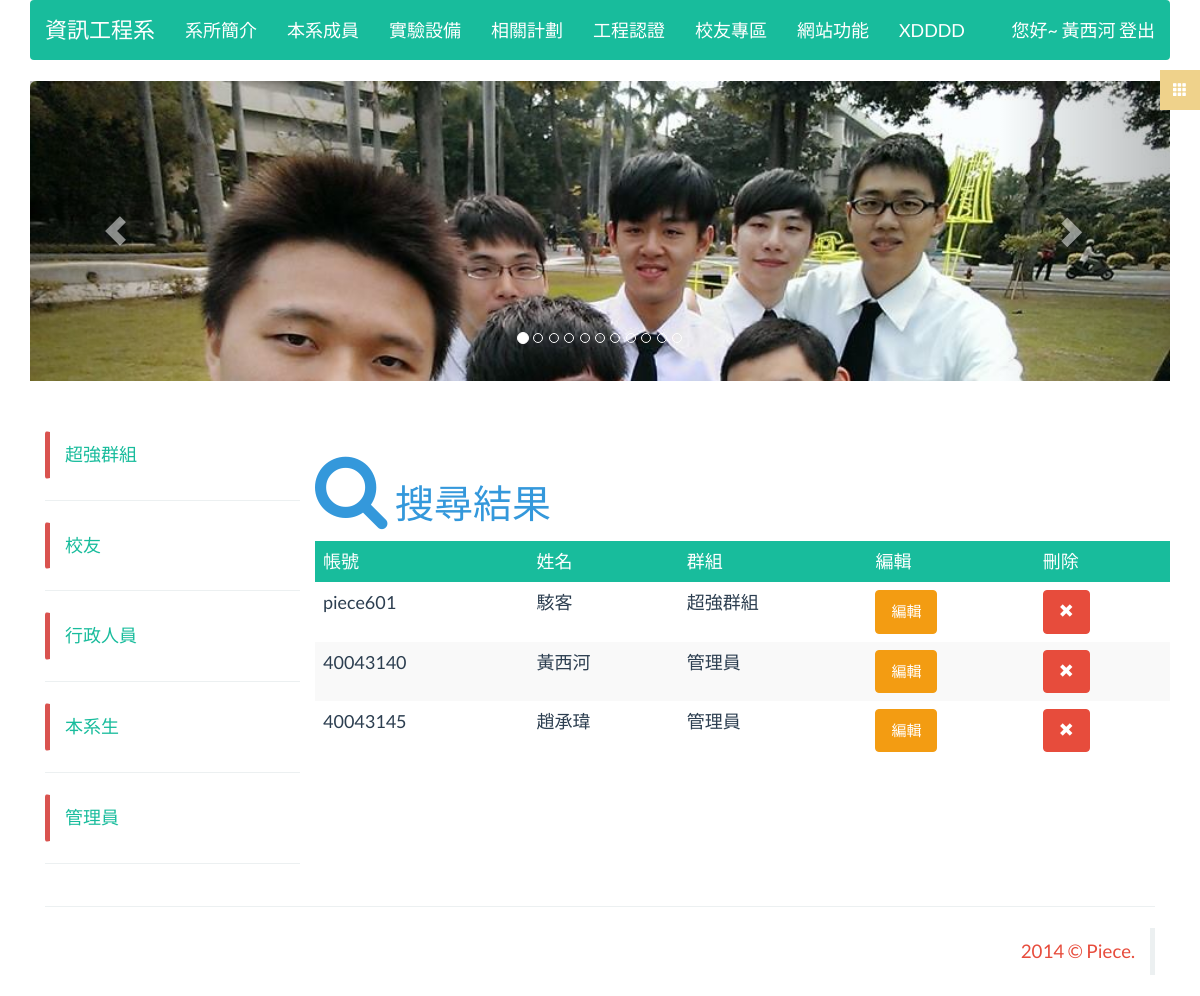
The app's page /index.php/member/search_member (signed in) with its own data.
### tables this page shows
CREATE TABLE IF NOT EXISTS `page` (
`pageId` int(11) NOT NULL,
  `pageName` varchar(100) NOT NULL,
  `pageClass` varchar(100) NOT NULL,
  `pageContent` text NOT NULL
);

CREATE TABLE IF NOT EXISTS `page_category` (
`pageClass` int(11) NOT NULL,
  `pageClassName` varchar(100) NOT NULL
);

CREATE TABLE IF NOT EXISTS `member` (
  `account` varchar(100) NOT NULL COMMENT '帳號primary',
  `password` varchar(100) NOT NULL COMMENT 'password',
  `groupId` int(11) NOT NULL COMMENT 'group表的FK',
  `name` varchar(20) NOT NULL COMMENT '姓名',
  `email` varchar(100) DEFAULT NULL,
  `forget_token` varchar(32) NOT NULL,
  `createTime` datetime DEFAULT NULL
);

CREATE TABLE IF NOT EXISTS `group` (
`groupId` int(11) NOT NULL,
  `groupName` varchar(100) NOT NULL,
  `model` tinyint(1) NOT NULL,
  `news_token` tinyint(1) DEFAULT NULL COMMENT '公告管理權限',
  `group_token` tinyint(1) DEFAULT NULL COMMENT '群組管理權限',
  `member_token` tinyint(1) DEFAULT NULL COMMENT '成員管理權限',
  `file_token` tinyint(1) DEFAULT NULL COMMENT '檔案管理權限',
  `page_token` tinyint(1) DEFAULT NULL COMMENT '頁面管理權限',
  `ad_token` tinyint(1) DEFAULT NULL COMMENT '廣告權限'
);

### application/controllers/member.php (called while the page is built, shortened)
<?php if ( ! defined('BASEPATH')) exit('No direct script access allowed');
class Member extends MY_Controller {
	function __construct(){
		parent::__construct();
		$this->load->model('member_model');
		$this->asideQuery = $this->aside_model->select_group();
	}
	public function search_member(){
		$searchName = $this->input->post('searchName');
		$query = $this->member_model->select_all_data_use_like($searchName);
		$this->load->view('search_member', array(
			'query' => $query,
			'asideQuery' => $this->asideQuery,
			'headerQuery' => $this->headerQuery
			));
		return true;
	}
}

### index.php (called while the page is built, shortened)
<?php
require_once BASEPATH.'core/CodeIgniter.php';

### application/libraries/Session.php (called while the page is built, shortened)
<?php if ( ! defined('BASEPATH')) exit('No direct script access allowed');
class Session
{
    protected $sess_namespace = '';
    protected $store = array();
     private function initialize()
     {
        if (isset($_SESSION[$this->sess_namespace]) ) {
            $this->store = $_SESSION[$this->sess_namespace];
        }
        $destroy = false;
        if (!$destroy) {
            return;
        }
    }
    public function userdata($value)
    {
        if (isset($this->store[$value])) {
            return $this->store[$value];
        } else {
            return false;
        }
    }
    public function set_userdata($data = array(), $value = '')
    {
        if (is_string($data)) {
            $data = array($data => $value);
        }
        foreach ($data as $key => $val) {
            $this->store[$key] = $val;
        }
    }
}

### application/models/member_model.php (called while the page is built, shortened)
<?php if ( ! defined('BASEPATH')) exit('No direct script access allowed');
class Member_model extends CI_Model{
	function select_all_data_use_like($data){
		$this->db->select('*');
		$this->db->from('member');
		$this->db->join('group', 'member.groupId = group.groupId');
		$this->db->like('account', $data);
		$this->db->or_like('name', $data);
		$this->db->order_by("createTime","desc");
		$query = $this->db->get();
		return $query->result();
	}
}

### application/models/header_model.php (called while the page is built, shortened)
<?php if ( ! defined('BASEPATH')) exit('No direct script access allowed');
class header_model extends CI_Model{
	function select_header_data_by_page_category(){
		$this->db->select('*');
		$this->db->from('page');
		$this->db->join('page_category', 'page.pageClass = page_category.pageClass');
		$this->db->order_by("page_category.pageClass","asc");
		$query = $this->db->get();
		return $query->result();
	}
}

### application/core/MY_Controller.php (called while the page is built, shortened)
<?php if ( ! defined('BASEPATH')) exit('No direct script access allowed');
class MY_Controller extends CI_Controller {
	function __construct(){
		$this->header();
	}
	protected function header(){
		$this->headerQuery = $this->header_model->select_header_data_by_page_category();
		return true;
	}
}

### application/models/aside_model.php (called while the page is built, shortened)
<?php if ( ! defined('BASEPATH')) exit('No direct script access allowed');
class Aside_model extends CI_Model{
	function select_group(){
		$this->db->select('groupId AS asideValue, groupName AS asideName');
		$this->db->from('group');
		$this->db->order_by("groupId","desc");
		$query = $this->db->get();
		foreach ($query->result() as $key => $value) {
			$value->asideValue = 'member/show_member/'.$value->asideValue;
		}
		return $query->result();
	}
	function select_file(){
		$this->db->select('fileClass AS asideValue, fileClassName AS asideName');
		$this->db->from('file_category');
		$this->db->order_by("fileClass","desc");
		$query = $this->db->get();
		return $query->result();
	}
}

### application/views/search_member.php (the view)
<? @require_once('templates/_header.php');?>
<article class="row wow fadeInUp">
  	<h1 class="text-info"><i class="fa fa-search fa-2x"></i> 搜尋結果</h1>
	<table class="table table-hover table-striped">
		<tr class="success">
			<td>帳號</td>
			<td>姓名</td>
			<td>群組</td>
			<td>編輯</td>
			<td>刪除</td>
		</tr>
		<? foreach ($query as $key => $value) { ?>
		<tr>
			<td><?= $value->account; ?></td>
			<td><?= $value->name; ?></td>
			<td><?= $value->groupName; ?></td>
			<td><button class="btn btn-warning" onclick="location.href='<?= base_url('member/edit_member/'.$value->account)?>'">編輯</button></td>
			<td><button class="btn btn-danger" onclick="if (confirm('確認刪除？')){location.href='<?=base_url('member/delete_member/'.$value->account)?>'}"><span class="glyphicon glyphicon-remove"></span></button></td>
		</tr>
		<? } ?>
	</table>
</article>
<? @require_once('templates/_footer.php');?>

### application/views/templates/_header.php (shortened to what this page needs)
<!DOCTYPE html>
<html>
<head>
  <link rel="stylesheet" type="text/css" href="<?=base_url('asset/css/flatly.bootstrap.min.css')?>">
  <link rel="stylesheet" type="text/css" href="<?=base_url('asset/css/font-awesome.min.css')?>">
  <link rel="stylesheet" type="text/css" href="<?=base_url('asset/css/menu.css')?>">
  <link rel="stylesheet" type="text/css" href="<?=base_url('asset/css/animate.css')?>">
  <link rel="stylesheet" type="text/css" href="<?=base_url('asset/css/piece.css')?>">
</head>
<body>
<div class="container">
<? if($this->session->userdata('account')){ ?>
<nav class="menu" id="theMenu">
  <div id="menuToggle"><span class="glyphicon glyphicon-th"></span></div>
</nav>
<? } ?>
<header class="row" style="margin: 0 0 50px 0;">
  <nav class="navbar navbar-default navbar-inverse" role="navigation" id="nav" style="z-index:1;">
    <div class="navbar-header">
      <a class="navbar-brand" href="<?= base_url('')?>">資訊工程系</a>
    </div>
    <div class="collapse navbar-collapse" id="bs-example-navbar-collapse-1">
      <ul class="nav navbar-nav">
        <ul class="hidden"><li>
        <?php $delay = 0;?>
        <?php $temp = -1?>
        <?php $animate_string = array('bounce', 'flash', 'pulse', 'bounceIn')?>
        <?php $animate_string = $animate_string[array_rand($animate_string)]?>
        <?php foreach ($headerQuery as $key => $value): ?>
          <?php if ($value->pageClass != $temp): ?>
            </ul></li>
            <li class="dropdown wow <?= $animate_string?>" data-wow-delay="<?=$delay+=0.1?>s">
            <a href="#" class="dropdown-toggle btn-hover-success" data-toggle="dropdown"><?= $value->pageClassName?></a>
            <ul class="dropdown-menu wow flipInX">
          <?php endif ?>
          <?php $temp = $value->pageClass; ?>
        <?php endforeach ?>
      </ul></li></ul>
      <?php if ( ! $this->session->userdata('account')): ?>
        <ul class="nav navbar-nav navbar-right">
          <li><a href="#"  data-toggle="modal" data-target="#login_btn">登入</a></li>
        </ul>
      <?php else: ?>
        <ul class="nav navbar-nav navbar-right">
          <li><a href="<?= base_url('user/logout')?>" >您好~ <?= $this->session->userdata('name')?> 登出</a></li>
        </ul>
      <?php endif ?>
    </div>
  </nav>
  <div id="carousel-example-generic" class="carousel slide" data-ride="carousel">
    <ol class="carousel-indicators">
      <li data-target="#carousel-example-generic" data-slide-to="0" class="active"></li>
      <li data-target="#carousel-example-generic" data-slide-to="1"></li>
      <li data-target="#carousel-example-generic" data-slide-to="2"></li>
      <li data-target="#carousel-example-generic" data-slide-to="3"></li>
      <li data-target="#carousel-example-generic" data-slide-to="4"></li>
      <li data-target="#carousel-example-generic" data-slide-to="5"></li>
      <li data-target="#carousel-example-generic" data-slide-to="6"></li>
      <li data-target="#carousel-example-generic" data-slide-to="7"></li>
      <li data-target="#carousel-example-generic" data-slide-to="8"></li>
      <li data-target="#carousel-example-generic" data-slide-to="9"></li>
      <li data-target="#carousel-example-generic" data-slide-to="10"></li>
    </ol>
    <div class="carousel-inner" role="listbox" style="height: 300px;">
      <div class="item active">
        <img src="<?=base_url('asset/img/banner/1.jpg')?>" class="img-rounded" alt="..." style="width:100%; height: 100%;">
      </div>
    </div>
    <a class="left carousel-control" href="#carousel-example-generic" role="button" data-slide="prev">
      <span class="glyphicon glyphicon-chevron-left" aria-hidden="true"></span>
    </a>
    <a class="right carousel-control" href="#carousel-example-generic" role="button" data-slide="next">
      <span class="glyphicon glyphicon-chevron-right" aria-hidden="true"></span>
    </a>
  </div>
</header>
<aside class="col-xs-12 col-sm-3 col-md-3">
  <ul class="nav nav-pills nav-stacked hidden-xs" >
    <?php $delay = 0;?>
    <?php foreach ($asideQuery as $key => $value): ?>
      <li class="wow slideInLeft" data-wow-delay="<?=$delay+=0.1?>s" data-wow-offset="-999" style="border: 1px solid #fff; border-radius:3px; border-left-color: #d9534f; border-left-width: 5px;">
        <a href="<?= base_url($value->asideValue)?>"><?= $value->asideName;?></a>
      </li>
      <hr>
    <?php endforeach ?>
  </ul>
</aside>
<div class="col-xs-12 col-sm-9 col-md-9">

### asset/css/menu.css (style rules this page uses)
.menu { position: fixed; right: -250px; width: 260px; height: 100%; top: 0; z-index: 10; text-align: left; }
.menu, .body-push { -webkit-transition: all .3s ease; -moz-transition: all .3s ease; -ms-transition: all .3s ease; -o-transition: all .3s ease; transition: all .3s ease; }
#menuToggle { position: absolute; top: 70px; left: -30px; z-index: 11; display: block; text-align: center; font-size: 14px; color: #ffffff; width: 40px; height: 40px; line-height: 40px; cursor: pointer; background: rgba(239,210,139,1); -webkit-transition: all .1s ease-in-out; -moz-transition: all .1s ease-in-out; -ms-transition: all .1s ease-in-out; -o-transition: all .1s ease-in-out; transition: all .1s ease-in-out; }

### records on screen
page: page_category.pageClassName "系所簡介"
page: page_category.pageClassName "本系成員"
page: page_category.pageClassName "實驗設備"
page: page_category.pageClassName "相關計劃"
page: page_category.pageClassName "工程認證"
page: page_category.pageClassName "校友專區"
page: page_category.pageClassName "網站功能"
page: page_category.pageClassName "XDDDD"
member: name "黃西河", account "40043140", groupId.groupName "管理員"
group: groupName "超強群組"
group: groupName "校友"
group: groupName "行政人員"
group: groupName "本系生"
group: groupName "管理員"
member: account "piece601", name "駭客", groupId.groupName "超強群組"
member: account "40043145", name "趙承瑋", groupId.groupName "管理員"
